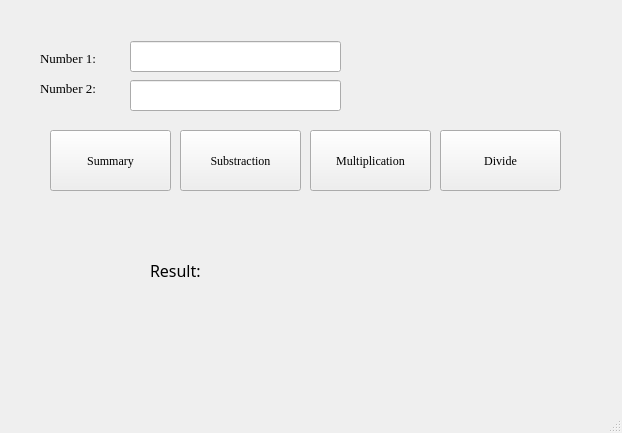
<?xml version="1.0" encoding="UTF-8"?>
<ui version="4.0">
 <class>MainWindow</class>
 <widget class="QMainWindow" name="MainWindow">
  <property name="geometry">
   <rect>
    <x>0</x>
    <y>0</y>
    <width>622</width>
    <height>433</height>
   </rect>
  </property>
  <property name="font">
   <font>
    <family>Times New Roman</family>
   </font>
  </property>
  <property name="cursor">
   <cursorShape>ArrowCursor</cursorShape>
  </property>
  <property name="mouseTracking">
   <bool>false</bool>
  </property>
  <property name="windowTitle">
   <string>MainWindow</string>
  </property>
  <widget class="QWidget" name="widget">
   <widget class="QLabel" name="lbl_num1">
    <property name="geometry">
     <rect>
      <x>40</x>
      <y>50</y>
      <width>71</width>
      <height>16</height>
     </rect>
    </property>
    <property name="font">
     <font>
      <family>Times New Roman</family>
      <pointsize>10</pointsize>
     </font>
    </property>
    <property name="text">
     <string>Number 1:</string>
    </property>
   </widget>
   <widget class="QLabel" name="lbl_num2">
    <property name="geometry">
     <rect>
      <x>40</x>
      <y>80</y>
      <width>71</width>
      <height>16</height>
     </rect>
    </property>
    <property name="font">
     <font>
      <family>Times New Roman</family>
      <pointsize>10</pointsize>
     </font>
    </property>
    <property name="text">
     <string>Number 2:</string>
    </property>
   </widget>
   <widget class="QLineEdit" name="txt_num1">
    <property name="geometry">
     <rect>
      <x>130</x>
      <y>41</y>
      <width>211</width>
      <height>31</height>
     </rect>
    </property>
   </widget>
   <widget class="QLineEdit" name="txt_num2">
    <property name="geometry">
     <rect>
      <x>130</x>
      <y>80</y>
      <width>211</width>
      <height>31</height>
     </rect>
    </property>
   </widget>
   <widget class="QPushButton" name="btn_sum">
    <property name="geometry">
     <rect>
      <x>50</x>
      <y>130</y>
      <width>121</width>
      <height>61</height>
     </rect>
    </property>
    <property name="text">
     <string>Summary</string>
    </property>
   </widget>
   <widget class="QPushButton" name="btn_sub">
    <property name="geometry">
     <rect>
      <x>180</x>
      <y>130</y>
      <width>121</width>
      <height>61</height>
     </rect>
    </property>
    <property name="text">
     <string>Substraction</string>
    </property>
   </widget>
   <widget class="QPushButton" name="btn_mult">
    <property name="geometry">
     <rect>
      <x>310</x>
      <y>130</y>
      <width>121</width>
      <height>61</height>
     </rect>
    </property>
    <property name="text">
     <string>Multiplication</string>
    </property>
   </widget>
   <widget class="QPushButton" name="btn_div">
    <property name="geometry">
     <rect>
      <x>440</x>
      <y>130</y>
      <width>121</width>
      <height>61</height>
     </rect>
    </property>
    <property name="text">
     <string>Divide</string>
    </property>
   </widget>
   <widget class="QLabel" name="lbl_result">
    <property name="geometry">
     <rect>
      <x>150</x>
      <y>230</y>
      <width>211</width>
      <height>81</height>
     </rect>
    </property>
    <property name="font">
     <font>
      <family>Calibri Light</family>
      <pointsize>12</pointsize>
     </font>
    </property>
    <property name="lineWidth">
     <number>1</number>
    </property>
    <property name="text">
     <string>Result: </string>
    </property>
   </widget>
  </widget>
  <widget class="QMenuBar" name="menubar">
   <property name="geometry">
    <rect>
     <x>0</x>
     <y>0</y>
     <width>622</width>
     <height>23</height>
    </rect>
   </property>
  </widget>
  <widget class="QStatusBar" name="statusbar"/>
 </widget>
 <resources/>
 <connections/>
</ui>
